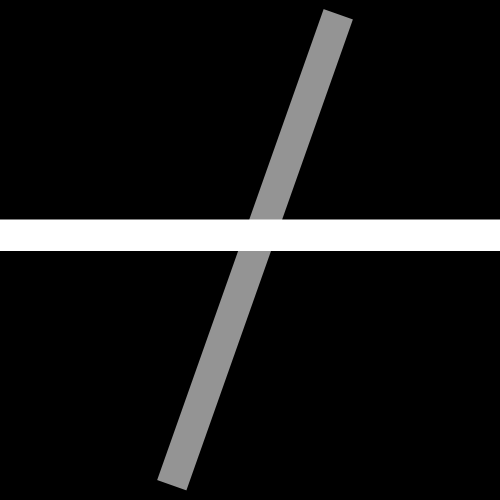
#> input picture convolution/cross.png, 999 x 999 px (shown at 1/2 size)
$ python 2d.py
#> lines starting #> are read from the running program, lines starting #| are printed output that depends on the picture
from scipy import ndimage
import numpy as np
import matplotlib.pyplot as plt

# CONSTANTS
HALF_RANGE = 500    # Will use array[HALF_RANGE] as x=0, therefore arraysize = 2 * HALF_RANGE - 1
PLOT_LIM = 100    # only plot between +/- this value, in order to remove the boundary effect

def gaussian_kernel(std):
    a = np.empty([2 * HALF_RANGE - 1, 2 * HALF_RANGE - 1])
    for i in range(2 * HALF_RANGE - 1):
        for j in range(2 * HALF_RANGE - 1):
            a[i,j] = 1. / std**2 / np.pi / 2. * np.exp(((i - HALF_RANGE)**2 + (j - HALF_RANGE)**2) / -2. / std**2)
    return a

def plot_2d(fs, title="", xlim=PLOT_LIM):
    x = np.arange(2 * HALF_RANGE - 1) - HALF_RANGE
    xs, ys = np.meshgrid(x,x)
    fig = plt.figure()
    ax = fig.add_subplot(111)
    implot = ax.pcolormesh(xs, ys,fs)
    implot.set_cmap('Greys')
    ax.set_xlabel("x")
    ax.set_ylabel("y")
    ax.set_title(title)
    plt.xlim(-xlim, xlim)
    plt.ylim(-xlim, xlim)
    fig.colorbar(implot)
    plt.show()

if __name__ == '__main__':
    original = plt.imread("cross.png")
#> original is the input picture: shape (999, 999) float32; min 0, max 1, mean 0.0967
    plot_2d(original)
#> in plot_2d, `implot = ax.pcolormesh(xs, ys,fs)`:
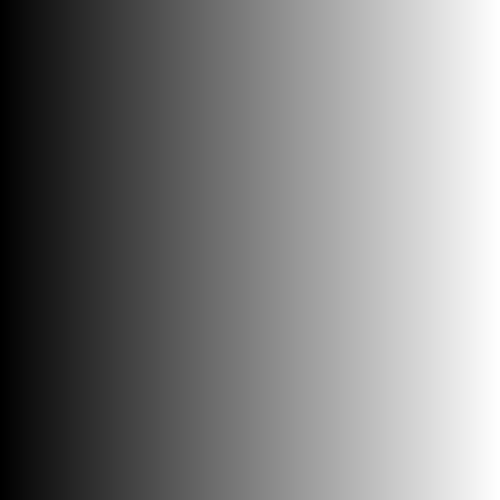
#> xs: shape (999, 999) int64 (shown at 1/2 size); min -500, max 498, mean -1; drawn with min black and max white
#> in plot_2d, `plt.show()`:
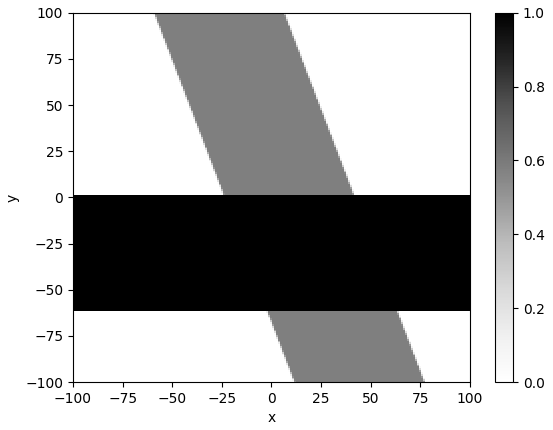
#> figure drawn by matplotlib, 2 panels
    gaus = gaussian_kernel(10.)
    plot_2d(gaus)
#> call 2 of plot_2d, with title = '', xlim = 100
#> in plot_2d (call 2), `plt.show()`:
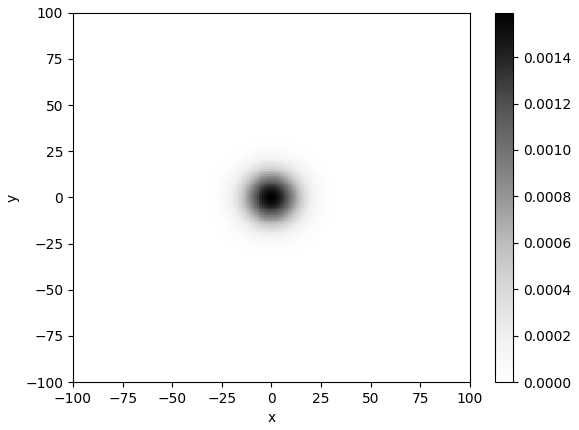
#> figure drawn by matplotlib, 2 panels
    conv = ndimage.gaussian_filter(original, sigma=10.)
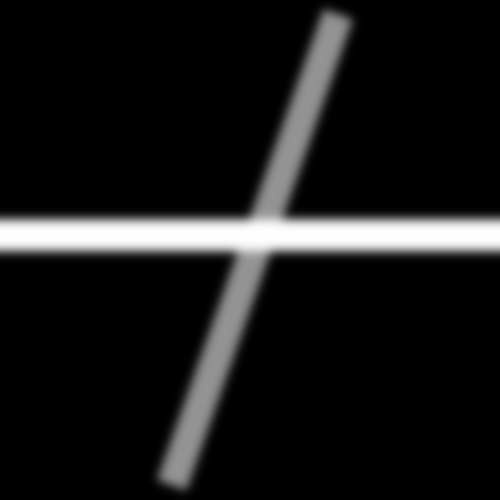
#> conv: shape (999, 999) float32 (shown at 1/2 size); min 0, max 0.999, mean 0.0967
    plot_2d(conv)
#> call 3 of plot_2d, with title = '', xlim = 100
#> in plot_2d (call 3), `plt.show()`:
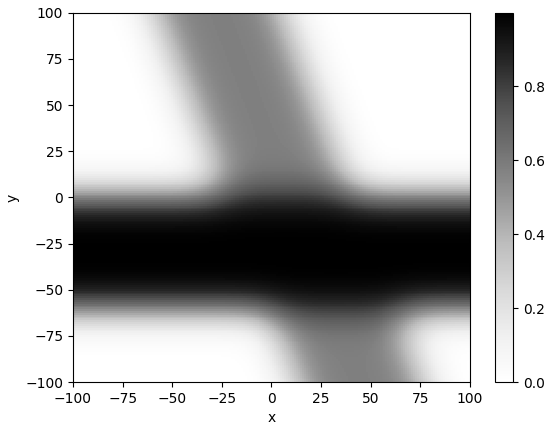
#> figure drawn by matplotlib, 2 panels
